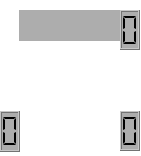
<?xml version="1.0" encoding="UTF-8"?>
<ui version="4.0">
 <class>GraphicalCard</class>
 <widget class="QWidget" name="GraphicalCard">
  <property name="geometry">
   <rect>
    <x>0</x>
    <y>0</y>
    <width>141</width>
    <height>156</height>
   </rect>
  </property>
  <property name="sizePolicy">
   <sizepolicy hsizetype="Fixed" vsizetype="Fixed">
    <horstretch>0</horstretch>
    <verstretch>0</verstretch>
   </sizepolicy>
  </property>
  <property name="maximumSize">
   <size>
    <width>150</width>
    <height>250</height>
   </size>
  </property>
  <property name="palette">
   <palette>
    <active>
     <colorrole role="WindowText">
      <brush brushstyle="SolidPattern">
       <color alpha="255">
        <red>0</red>
        <green>0</green>
        <blue>0</blue>
       </color>
      </brush>
     </colorrole>
     <colorrole role="Button">
      <brush brushstyle="SolidPattern">
       <color alpha="0">
        <red>0</red>
        <green>0</green>
        <blue>0</blue>
       </color>
      </brush>
     </colorrole>
     <colorrole role="Light">
      <brush brushstyle="SolidPattern">
       <color alpha="255">
        <red>255</red>
        <green>255</green>
        <blue>255</blue>
       </color>
      </brush>
     </colorrole>
     <colorrole role="Midlight">
      <brush brushstyle="SolidPattern">
       <color alpha="255">
        <red>255</red>
        <green>255</green>
        <blue>191</blue>
       </color>
      </brush>
     </colorrole>
     <colorrole role="Dark">
      <brush brushstyle="SolidPattern">
       <color alpha="255">
        <red>127</red>
        <green>127</green>
        <blue>63</blue>
       </color>
      </brush>
     </colorrole>
     <colorrole role="Mid">
      <brush brushstyle="SolidPattern">
       <color alpha="255">
        <red>170</red>
        <green>170</green>
        <blue>84</blue>
       </color>
      </brush>
     </colorrole>
     <colorrole role="Text">
      <brush brushstyle="SolidPattern">
       <color alpha="255">
        <red>0</red>
        <green>0</green>
        <blue>0</blue>
       </color>
      </brush>
     </colorrole>
     <colorrole role="BrightText">
      <brush brushstyle="SolidPattern">
       <color alpha="255">
        <red>255</red>
        <green>255</green>
        <blue>255</blue>
       </color>
      </brush>
     </colorrole>
     <colorrole role="ButtonText">
      <brush brushstyle="SolidPattern">
       <color alpha="255">
        <red>0</red>
        <green>0</green>
        <blue>0</blue>
       </color>
      </brush>
     </colorrole>
     <colorrole role="Base">
      <brush brushstyle="SolidPattern">
       <color alpha="0">
        <red>0</red>
        <green>0</green>
        <blue>0</blue>
       </color>
      </brush>
     </colorrole>
     <colorrole role="Window">
      <brush brushstyle="SolidPattern">
       <color alpha="0">
        <red>0</red>
        <green>0</green>
        <blue>0</blue>
       </color>
      </brush>
     </colorrole>
     <colorrole role="Shadow">
      <brush brushstyle="SolidPattern">
       <color alpha="255">
        <red>0</red>
        <green>0</green>
        <blue>0</blue>
       </color>
      </brush>
     </colorrole>
     <colorrole role="AlternateBase">
      <brush brushstyle="SolidPattern">
       <color alpha="255">
        <red>255</red>
        <green>255</green>
        <blue>191</blue>
       </color>
      </brush>
     </colorrole>
     <colorrole role="ToolTipBase">
      <brush brushstyle="SolidPattern">
       <color alpha="255">
        <red>255</red>
        <green>255</green>
        <blue>220</blue>
       </color>
      </brush>
     </colorrole>
     <colorrole role="ToolTipText">
      <brush brushstyle="SolidPattern">
       <color alpha="255">
        <red>0</red>
        <green>0</green>
        <blue>0</blue>
       </color>
      </brush>
     </colorrole>
    </active>
    <inactive>
     <colorrole role="WindowText">
      <brush brushstyle="SolidPattern">
       <color alpha="255">
        <red>0</red>
        <green>0</green>
        <blue>0</blue>
       </color>
      </brush>
     </colorrole>
     <colorrole role="Button">
      <brush brushstyle="SolidPattern">
       <color alpha="0">
        <red>0</red>
        <green>0</green>
        <blue>0</blue>
       </color>
      </brush>
     </colorrole>
     <colorrole role="Light">
      <brush brushstyle="SolidPattern">
       <color alpha="255">
        <red>255</red>
        <green>255</green>
        <blue>255</blue>
       </color>
      </brush>
     </colorrole>
     <colorrole role="Midlight">
      <brush brushstyle="SolidPattern">
       <color alpha="255">
        <red>255</red>
        <green>255</green>
        <blue>191</blue>
       </color>
      </brush>
     </colorrole>
     <colorrole role="Dark">
      <brush brushstyle="SolidPattern">
       <color alpha="255">
        <red>127</red>
        <green>127</green>
        <blue>63</blue>
       </color>
      </brush>
     </colorrole>
     <colorrole role="Mid">
      <brush brushstyle="SolidPattern">
       <color alpha="255">
        <red>170</red>
        <green>170</green>
        <blue>84</blue>
       </color>
      </brush>
     </colorrole>
     <colorrole role="Text">
      <brush brushstyle="SolidPattern">
       <color alpha="255">
        <red>0</red>
        <green>0</green>
        <blue>0</blue>
       </color>
      </brush>
     </colorrole>
     <colorrole role="BrightText">
      <brush brushstyle="SolidPattern">
       <color alpha="255">
        <red>255</red>
        <green>255</green>
        <blue>255</blue>
       </color>
      </brush>
     </colorrole>
     <colorrole role="ButtonText">
      <brush brushstyle="SolidPattern">
       <color alpha="255">
        <red>0</red>
        <green>0</green>
        <blue>0</blue>
       </color>
      </brush>
     </colorrole>
     <colorrole role="Base">
      <brush brushstyle="SolidPattern">
       <color alpha="0">
        <red>0</red>
        <green>0</green>
        <blue>0</blue>
       </color>
      </brush>
     </colorrole>
     <colorrole role="Window">
      <brush brushstyle="SolidPattern">
       <color alpha="0">
        <red>0</red>
        <green>0</green>
        <blue>0</blue>
       </color>
      </brush>
     </colorrole>
     <colorrole role="Shadow">
      <brush brushstyle="SolidPattern">
       <color alpha="255">
        <red>0</red>
        <green>0</green>
        <blue>0</blue>
       </color>
      </brush>
     </colorrole>
     <colorrole role="AlternateBase">
      <brush brushstyle="SolidPattern">
       <color alpha="255">
        <red>255</red>
        <green>255</green>
        <blue>191</blue>
       </color>
      </brush>
     </colorrole>
     <colorrole role="ToolTipBase">
      <brush brushstyle="SolidPattern">
       <color alpha="255">
        <red>255</red>
        <green>255</green>
        <blue>220</blue>
       </color>
      </brush>
     </colorrole>
     <colorrole role="ToolTipText">
      <brush brushstyle="SolidPattern">
       <color alpha="255">
        <red>0</red>
        <green>0</green>
        <blue>0</blue>
       </color>
      </brush>
     </colorrole>
    </inactive>
    <disabled>
     <colorrole role="WindowText">
      <brush brushstyle="SolidPattern">
       <color alpha="255">
        <red>127</red>
        <green>127</green>
        <blue>63</blue>
       </color>
      </brush>
     </colorrole>
     <colorrole role="Button">
      <brush brushstyle="SolidPattern">
       <color alpha="0">
        <red>0</red>
        <green>0</green>
        <blue>0</blue>
       </color>
      </brush>
     </colorrole>
     <colorrole role="Light">
      <brush brushstyle="SolidPattern">
       <color alpha="255">
        <red>255</red>
        <green>255</green>
        <blue>255</blue>
       </color>
      </brush>
     </colorrole>
     <colorrole role="Midlight">
      <brush brushstyle="SolidPattern">
       <color alpha="255">
        <red>255</red>
        <green>255</green>
        <blue>191</blue>
       </color>
      </brush>
     </colorrole>
     <colorrole role="Dark">
      <brush brushstyle="SolidPattern">
       <color alpha="255">
        <red>127</red>
        <green>127</green>
        <blue>63</blue>
       </color>
      </brush>
     </colorrole>
     <colorrole role="Mid">
      <brush brushstyle="SolidPattern">
       <color alpha="255">
        <red>170</red>
        <green>170</green>
        <blue>84</blue>
       </color>
      </brush>
     </colorrole>
     <colorrole role="Text">
      <brush brushstyle="SolidPattern">
       <color alpha="255">
        <red>127</red>
        <green>127</green>
        <blue>63</blue>
       </color>
      </brush>
     </colorrole>
     <colorrole role="BrightText">
      <brush brushstyle="SolidPattern">
       <color alpha="255">
        <red>255</red>
        <green>255</green>
        <blue>255</blue>
       </color>
      </brush>
     </colorrole>
     <colorrole role="ButtonText">
      <brush brushstyle="SolidPattern">
       <color alpha="255">
        <red>127</red>
        <green>127</green>
        <blue>63</blue>
       </color>
      </brush>
     </colorrole>
     <colorrole role="Base">
      <brush brushstyle="SolidPattern">
       <color alpha="0">
        <red>0</red>
        <green>0</green>
        <blue>0</blue>
       </color>
      </brush>
     </colorrole>
     <colorrole role="Window">
      <brush brushstyle="SolidPattern">
       <color alpha="0">
        <red>0</red>
        <green>0</green>
        <blue>0</blue>
       </color>
      </brush>
     </colorrole>
     <colorrole role="Shadow">
      <brush brushstyle="SolidPattern">
       <color alpha="255">
        <red>0</red>
        <green>0</green>
        <blue>0</blue>
       </color>
      </brush>
     </colorrole>
     <colorrole role="AlternateBase">
      <brush brushstyle="SolidPattern">
       <color alpha="255">
        <red>255</red>
        <green>255</green>
        <blue>127</blue>
       </color>
      </brush>
     </colorrole>
     <colorrole role="ToolTipBase">
      <brush brushstyle="SolidPattern">
       <color alpha="255">
        <red>255</red>
        <green>255</green>
        <blue>220</blue>
       </color>
      </brush>
     </colorrole>
     <colorrole role="ToolTipText">
      <brush brushstyle="SolidPattern">
       <color alpha="255">
        <red>0</red>
        <green>0</green>
        <blue>0</blue>
       </color>
      </brush>
     </colorrole>
    </disabled>
   </palette>
  </property>
  <property name="font">
   <font>
    <pointsize>21</pointsize>
   </font>
  </property>
  <property name="mouseTracking">
   <bool>false</bool>
  </property>
  <property name="contextMenuPolicy">
   <enum>Qt::NoContextMenu</enum>
  </property>
  <property name="windowTitle">
   <string>Form</string>
  </property>
  <property name="windowOpacity">
   <double>104.000000000000000</double>
  </property>
  <property name="layoutDirection">
   <enum>Qt::LeftToRight</enum>
  </property>
  <property name="autoFillBackground">
   <bool>false</bool>
  </property>
  <property name="styleSheet">
   <string notr="true">background: transparent</string>
  </property>
  <widget class="QGraphicsView" name="art">
   <property name="geometry">
    <rect>
     <x>20</x>
     <y>41</y>
     <width>100</width>
     <height>107</height>
    </rect>
   </property>
   <property name="sizePolicy">
    <sizepolicy hsizetype="Fixed" vsizetype="Fixed">
     <horstretch>0</horstretch>
     <verstretch>0</verstretch>
    </sizepolicy>
   </property>
   <property name="styleSheet">
    <string notr="true">background:url(:/img/img/minion.png) no-repeat</string>
   </property>
   <property name="frameShape">
    <enum>QFrame::NoFrame</enum>
   </property>
  </widget>
  <widget class="QLCDNumber" name="costNum">
   <property name="geometry">
    <rect>
     <x>120</x>
     <y>10</y>
     <width>20</width>
     <height>40</height>
    </rect>
   </property>
   <property name="sizePolicy">
    <sizepolicy hsizetype="Fixed" vsizetype="Fixed">
     <horstretch>0</horstretch>
     <verstretch>0</verstretch>
    </sizepolicy>
   </property>
   <property name="layoutDirection">
    <enum>Qt::LeftToRight</enum>
   </property>
   <property name="styleSheet">
    <string notr="true">background: rgb(173, 173, 173)</string>
   </property>
   <property name="digitCount">
    <number>1</number>
   </property>
   <property name="segmentStyle">
    <enum>QLCDNumber::Flat</enum>
   </property>
   <property name="value" stdset="0">
    <double>0.000000000000000</double>
   </property>
  </widget>
  <widget class="QLCDNumber" name="hpNum">
   <property name="geometry">
    <rect>
     <x>120</x>
     <y>111</y>
     <width>20</width>
     <height>40</height>
    </rect>
   </property>
   <property name="sizePolicy">
    <sizepolicy hsizetype="Fixed" vsizetype="Fixed">
     <horstretch>0</horstretch>
     <verstretch>0</verstretch>
    </sizepolicy>
   </property>
   <property name="layoutDirection">
    <enum>Qt::LeftToRight</enum>
   </property>
   <property name="styleSheet">
    <string notr="true">background: rgb(173, 173, 173)</string>
   </property>
   <property name="digitCount">
    <number>1</number>
   </property>
   <property name="segmentStyle">
    <enum>QLCDNumber::Flat</enum>
   </property>
   <property name="value" stdset="0">
    <double>0.000000000000000</double>
   </property>
  </widget>
  <widget class="QLCDNumber" name="attkNum">
   <property name="geometry">
    <rect>
     <x>0</x>
     <y>111</y>
     <width>20</width>
     <height>41</height>
    </rect>
   </property>
   <property name="sizePolicy">
    <sizepolicy hsizetype="Fixed" vsizetype="Fixed">
     <horstretch>0</horstretch>
     <verstretch>0</verstretch>
    </sizepolicy>
   </property>
   <property name="layoutDirection">
    <enum>Qt::LeftToRight</enum>
   </property>
   <property name="styleSheet">
    <string notr="true">background: rgb(173, 173, 173)</string>
   </property>
   <property name="digitCount">
    <number>1</number>
   </property>
   <property name="segmentStyle">
    <enum>QLCDNumber::Flat</enum>
   </property>
   <property name="value" stdset="0">
    <double>0.000000000000000</double>
   </property>
  </widget>
  <widget class="QLabel" name="name">
   <property name="geometry">
    <rect>
     <x>19</x>
     <y>10</y>
     <width>101</width>
     <height>31</height>
    </rect>
   </property>
   <property name="sizePolicy">
    <sizepolicy hsizetype="Fixed" vsizetype="Fixed">
     <horstretch>0</horstretch>
     <verstretch>0</verstretch>
    </sizepolicy>
   </property>
   <property name="palette">
    <palette>
     <active>
      <colorrole role="Button">
       <brush brushstyle="SolidPattern">
        <color alpha="255">
         <red>173</red>
         <green>173</green>
         <blue>173</blue>
        </color>
       </brush>
      </colorrole>
      <colorrole role="Base">
       <brush brushstyle="SolidPattern">
        <color alpha="255">
         <red>173</red>
         <green>173</green>
         <blue>173</blue>
        </color>
       </brush>
      </colorrole>
      <colorrole role="Window">
       <brush brushstyle="SolidPattern">
        <color alpha="255">
         <red>173</red>
         <green>173</green>
         <blue>173</blue>
        </color>
       </brush>
      </colorrole>
     </active>
     <inactive>
      <colorrole role="Button">
       <brush brushstyle="SolidPattern">
        <color alpha="255">
         <red>173</red>
         <green>173</green>
         <blue>173</blue>
        </color>
       </brush>
      </colorrole>
      <colorrole role="Base">
       <brush brushstyle="SolidPattern">
        <color alpha="255">
         <red>173</red>
         <green>173</green>
         <blue>173</blue>
        </color>
       </brush>
      </colorrole>
      <colorrole role="Window">
       <brush brushstyle="SolidPattern">
        <color alpha="255">
         <red>173</red>
         <green>173</green>
         <blue>173</blue>
        </color>
       </brush>
      </colorrole>
     </inactive>
     <disabled>
      <colorrole role="Button">
       <brush brushstyle="SolidPattern">
        <color alpha="255">
         <red>173</red>
         <green>173</green>
         <blue>173</blue>
        </color>
       </brush>
      </colorrole>
      <colorrole role="Base">
       <brush brushstyle="SolidPattern">
        <color alpha="255">
         <red>173</red>
         <green>173</green>
         <blue>173</blue>
        </color>
       </brush>
      </colorrole>
      <colorrole role="Window">
       <brush brushstyle="SolidPattern">
        <color alpha="255">
         <red>173</red>
         <green>173</green>
         <blue>173</blue>
        </color>
       </brush>
      </colorrole>
     </disabled>
    </palette>
   </property>
   <property name="font">
    <font>
     <pointsize>12</pointsize>
    </font>
   </property>
   <property name="styleSheet">
    <string notr="true">background: rgb(173, 173, 173)</string>
   </property>
   <property name="text">
    <string/>
   </property>
   <property name="scaledContents">
    <bool>true</bool>
   </property>
   <property name="alignment">
    <set>Qt::AlignCenter</set>
   </property>
   <property name="wordWrap">
    <bool>true</bool>
   </property>
  </widget>
 </widget>
 <resources/>
 <connections/>
</ui>
